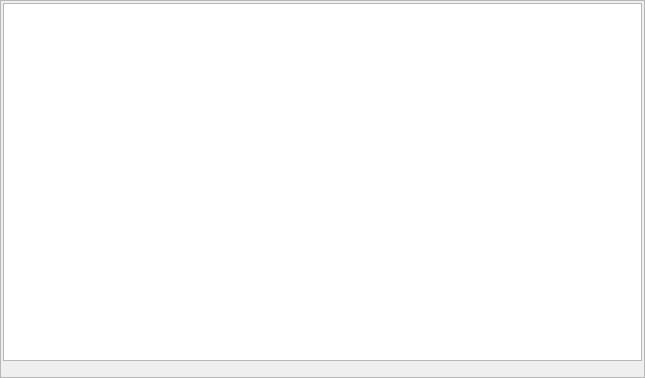
<?xml version="1.0" encoding="UTF-8"?>
<ui version="4.0">
 <class>LogFrame</class>
 <widget class="QFrame" name="LogFrame">
  <property name="geometry">
   <rect>
    <x>0</x>
    <y>0</y>
    <width>645</width>
    <height>378</height>
   </rect>
  </property>
  <property name="windowTitle">
   <string>Frame</string>
  </property>
  <property name="frameShape">
   <enum>QFrame::StyledPanel</enum>
  </property>
  <property name="frameShadow">
   <enum>QFrame::Raised</enum>
  </property>
  <layout class="QVBoxLayout" name="verticalLayout">
   <property name="spacing">
    <number>1</number>
   </property>
   <property name="leftMargin">
    <number>2</number>
   </property>
   <property name="topMargin">
    <number>2</number>
   </property>
   <property name="rightMargin">
    <number>2</number>
   </property>
   <property name="bottomMargin">
    <number>2</number>
   </property>
   <item>
    <widget class="QPlainTextEdit" name="pltxtLog">
     <property name="font">
      <font>
       <pointsize>8</pointsize>
      </font>
     </property>
    </widget>
   </item>
   <item>
    <layout class="QHBoxLayout" name="horizontalLayout" stretch="10000,1,1,1,1">
     <item>
      <widget class="QLabel" name="lblMsg">
       <property name="font">
        <font>
         <pointsize>8</pointsize>
        </font>
       </property>
       <property name="text">
        <string/>
       </property>
      </widget>
     </item>
     <item>
      <widget class="QLabel" name="lblMsgCmd">
       <property name="font">
        <font>
         <pointsize>8</pointsize>
        </font>
       </property>
       <property name="text">
        <string/>
       </property>
      </widget>
     </item>
     <item>
      <widget class="QLabel" name="lblMsgTsk">
       <property name="font">
        <font>
         <pointsize>8</pointsize>
        </font>
       </property>
       <property name="text">
        <string/>
       </property>
      </widget>
     </item>
     <item>
      <widget class="QLabel" name="lblMsgData">
       <property name="font">
        <font>
         <pointsize>8</pointsize>
        </font>
       </property>
       <property name="text">
        <string/>
       </property>
      </widget>
     </item>
     <item>
      <widget class="QLabel" name="lblMsgMonit">
       <property name="font">
        <font>
         <pointsize>8</pointsize>
        </font>
       </property>
       <property name="text">
        <string/>
       </property>
      </widget>
     </item>
    </layout>
   </item>
  </layout>
 </widget>
 <resources/>
 <connections/>
</ui>
